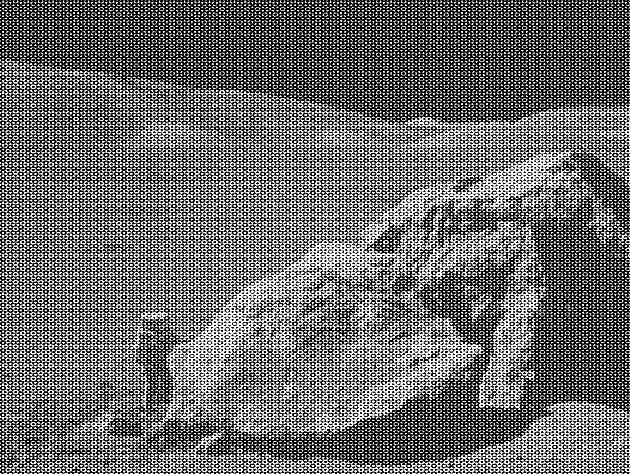
#> input picture moonlanding.png, 630 x 474 px
$ jupyter execute --allow-errors '1.5.6~1.5.10.ipynb'   (older library calls are emulated)
#> lines starting #> are read from the running program, lines starting #| are printed output that depends on the picture
## 1.5.6

[cell 1]
import numpy as np

[cell 2]
samples = np.random.normal(size=100000)

[cell 3]
bins = np.linspace(-5, 5, 100)

[cell 4]
histogram = np.histogram(samples, bins=bins)[0]

[cell 5]
import matplotlib.pyplot as plt

[cell 6]
bins = 0.5*(bins[1:] + bins[:-1])

[cell 7]
plt.plot(bins, histogram)
#> figure, not shown here; curve peaks at x = -0.101, y = 4094

[cell 8]
from scipy import stats

[cell 9]
plt.plot(bins, stats.norm.pdf(bins))
#> figure, not shown here; curve peaks at x = 0, y = 0.399

[cell 10]
from scipy.special import gamma

[cell 11]
sumple = np.random.gamma(1, size = 1000)

[cell 12]
bins = np.linspace(-5, 5, 100)

[cell 13]
histogram = np.histogram(sumple, bins=bins)[0]

[cell 14]
bins = 0.5*(bins[1:] + bins[:-1])

[cell 15]
plt.plot(bins, histogram)
#> figure, not shown here; curve peaks at x = 0.101, y = 94

[cell 16]
plt.plot(bins, stats.gamma.pdf(bins, 1))
#> figure, not shown here; curve peaks at x = 0, y = 1

[cell 17]
stats.gamma.fit(histogram)

## 1.5.7

[cell 18]
from scipy.integrate import quad

[cell 19]
quad(np.sin, 0, np.pi/2)

[cell 20]
from scipy.integrate import odeint

[cell 21]
def calc_derivative(ypos, time):
    return -2 * ypos

[cell 22]
time_vec = np.linspace(0, 4, 40)

[cell 23]
plt.plot(time_vec, odeint(calc_derivative, y0=1, t=time_vec))
#> figure, not shown here; curve peaks at x = 0, y = 1

### 1.5.8 FFT

[cell 24]
time_vec = np.arange(0, 20, 0.001)

[cell 25]
signal = np.sin(2 * np.pi / 5 * time_vec) + 0.5 * np.random.randn(time_vec.size)

[cell 26]
plt.plot(time_vec, signal)
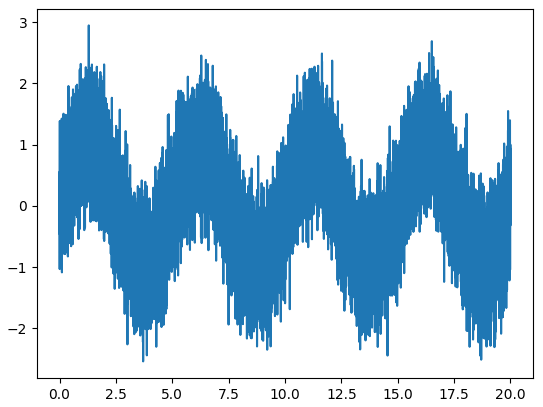
#> figure drawn by matplotlib, 1 panel; curve peaks at x = 1.3, y = 2.95

[cell 27]
from scipy import fftpack

[cell 28]
sigfft = fftpack.fft(signal)

[cell 29]
power = np.abs(sigfft)

[cell 30]
sample_freq = fftpack.fftfreq(signal.size, d=0.001)

[cell 31]
pos_mask = np.where(sample_freq > 0)

[cell 32]
freqs = sample_freq[pos_mask]

[cell 33]
peak_freq = freqs[power[pos_mask].argmax()]

[cell 34]
high_freq_fft = sigfft.copy()

[cell 35]
high_freq_fft[np.abs(sample_freq) > peak_freq] = 0

[cell 36]
filtered_sig = fftpack.ifft(high_freq_fft)

[cell 37]
plt.plot(time_vec, filtered_sig)
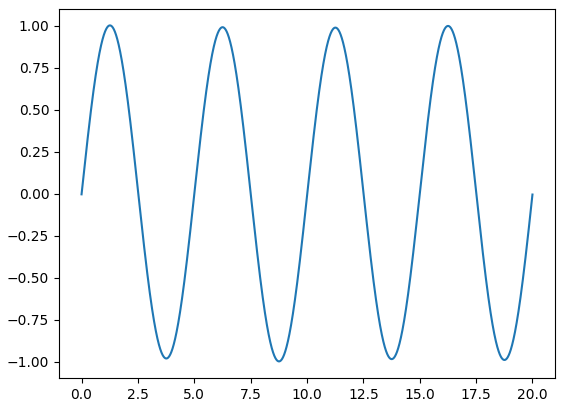
#> figure drawn by matplotlib, 1 panel; curve peaks at x = 1.26, y = 1

[cell 38]
def plotfft():
    plt.plot(time_vec, signal)
    plt.plot(time_vec, filtered_sig)
    plt.show()
#> figure, not shown here; curve peaks at x = 1.3, y = 2.95; curve peaks at x = 1.26, y = 1

[cell 39]
plotfft()

[cell 40]
image = plt.imread('moonlanding.png')
#> image is the input picture: shape (474, 630) float32; min 0, max 1, mean 0.424

[cell 41]
imfft=fftpack.fft2(image)

[cell 42]
from matplotlib.colors import LogNorm as LN

[cell 43]
plt.imshow(np.abs(imfft), norm = LN())
plt.colorbar()
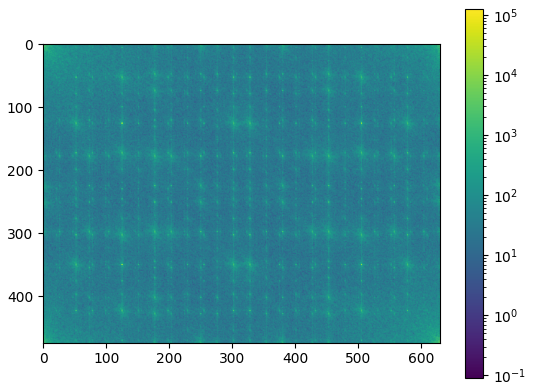
#> figure drawn by matplotlib, 2 panels

[cell 44]
p = 0.1

[cell 45]
h,w = imfft.shape
#> h = 474; w = 630

[cell 46]
imf = imfft.copy()

[cell 47]
imf[int(h*p):int(h*(1-p))] = 0

[cell 48]
imf[:,int(w*p):int(w*(1-p))] = 0

[cell 49]
im_new = fftpack.ifft2(imf).real
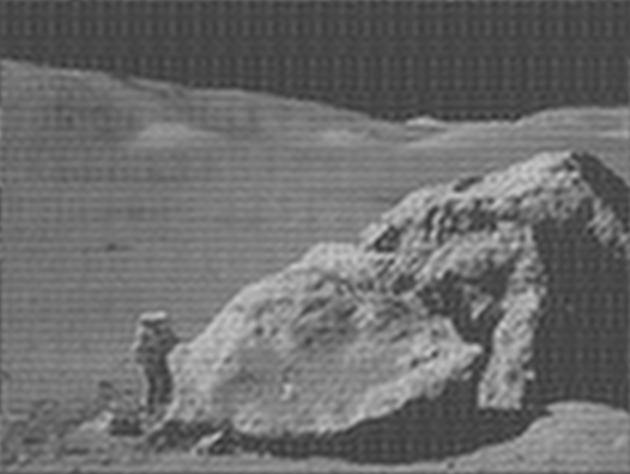
#> im_new: shape (474, 630) float32; min 0.184, max 0.791, mean 0.424

[cell 50]
plt.imshow(im_new, plt.cm.gray)

[cell 51]
import imageio

[cell 52]
imageio.imwrite('im_new.png',im_new)

## 1.5.9 signal processing

[cell 53]
from scipy import signal

[cell 54]
t = np.linspace(0, 5, 100)

[cell 55]
x = np.sin(t)

[cell 56]
x_resampled = signal.resample(x, 25)

[cell 57]
plt.plot(t, x)
plt.plot(t[::4], x_resampled, 'o')
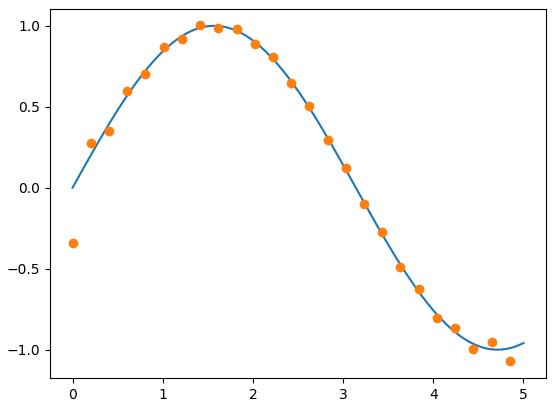
#> figure drawn by matplotlib, 1 panel; curve peaks at x = 1.57, y = 1; curve peaks at x = 1.41, y = 1

detrending : remove linear trend from signal

[cell 58]
t = np.linspace(0, 5, 100)
x = t + np.random.normal(size=100)
x_detrended = signal.detrend(x)
plt.plot(t, x)
plt.plot(t, x_detrended)
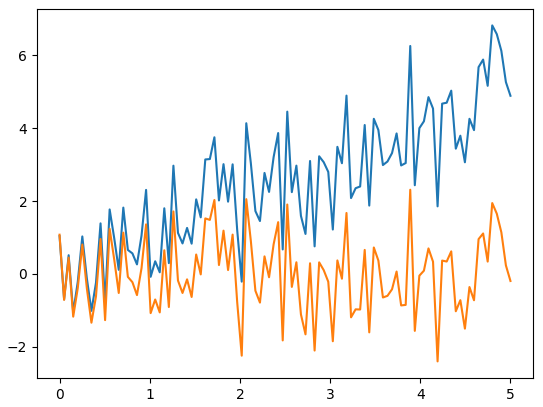
#> figure drawn by matplotlib, 1 panel; curve peaks at x = 4.8, y = 6.83; curve peaks at x = 3.89, y = 2.31

[cell 59]
time_step = .01
time_vec = np.arange(0, 70, time_step)
sig = np.sin(0.5 * np.pi * time_vec * (1 + .1 * time_vec))
freqs, times, spectrogram = signal.spectrogram(sig)
freqs, psd = signal.welch(sig)

plt.figure(figsize=(16, 4))

plt.subplot(1, 3, 1)
plt.plot(time_vec, sig)

plt.subplot(1, 3, 2)
plt.imshow(spectrogram, aspect='auto', cmap='hot_r', origin='lower')

plt.subplot(1, 3, 3)
plt.semilogx(freqs, psd)
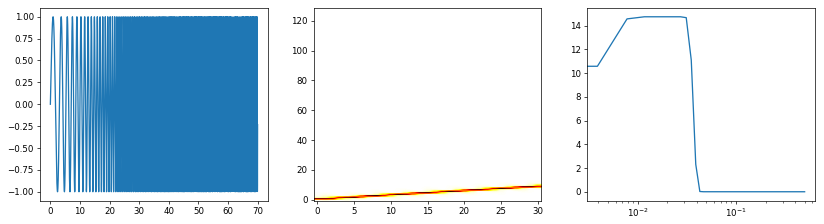
#> figure drawn by matplotlib, 3 panels; panel 1: curve peaks at x = 7.45, y = 1; panel 3: curve peaks at x = 0.0156, y = 14.74

## 1.5.10 image

[cell 60]
from scipy import misc

#> (a cell that did not finish here is left out)

[cell 62]
from scipy import ndimage

#> (a cell that did not finish here is left out)

#> (a cell that did not finish here is left out)

#> (a cell that did not finish here is left out)

#> (a cell that did not finish here is left out)

#> (a cell that did not finish here is left out)

[cell 68]
np.random.seed(0)
a = np.zeros((50, 50))
a[10:-10, 10:-10] = 1
a += 0.25 * np.random.standard_normal(a.shape)
mask = a>=0.5

opened_mask = ndimage.binary_opening(mask)
opened_closed_mask = ndimage.binary_closing(opened_mask)

plt.figure(figsize=(20, 10))

plt.subplot(241)
plt.imshow(mask, cmap=plt.cm.gray)
plt.axis('off')
plt.title('mask')

plt.subplot(242)
plt.imshow(ndimage.binary_erosion(mask), cmap=plt.cm.gray)
plt.axis('off')
plt.title('erosion_mask')

plt.subplot(243)
plt.imshow(ndimage.binary_dilation(mask), cmap=plt.cm.gray)
plt.axis('off')
plt.title('dilation_mask')

plt.subplot(244)
plt.imshow(ndimage.binary_opening(mask), cmap=plt.cm.gray)
plt.title('opened_mask')
plt.axis('off')

plt.subplot(245)
plt.imshow(ndimage.binary_closing(mask), cmap=plt.cm.gray)
plt.title('closed_mask')
plt.axis('off')

plt.subplot(246)
plt.imshow(ndimage.binary_closing(ndimage.binary_opening(mask)), cmap=plt.cm.gray)
plt.title('opened_closed_mask')
plt.axis('off')

plt.subplot(247)
plt.imshow(ndimage.binary_opening(ndimage.binary_closing(mask)), cmap=plt.cm.gray)
plt.title('closed_opened_mask')
plt.axis('off')

plt.subplot(248)
plt.imshow(ndimage.binary_dilation(ndimage.binary_erosion(mask)), cmap=plt.cm.gray)
plt.title('dilation_erosion_mask \n = opened_mask')
plt.axis('off')
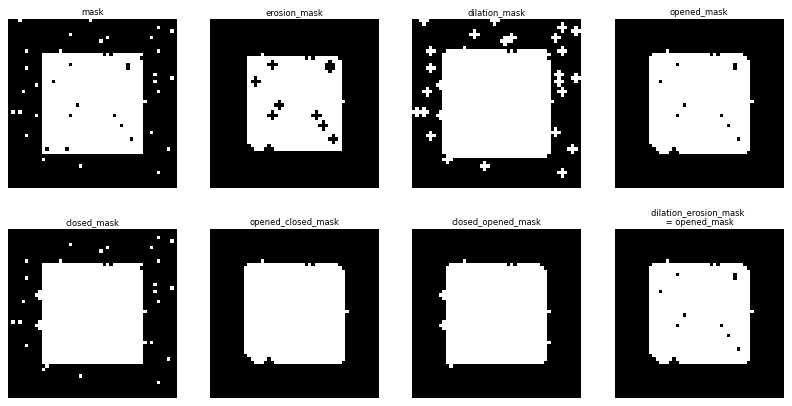
#> figure drawn by matplotlib, 8 panels

[cell 69]
x, y = np.indices((100, 100))
sig = np.sin(2*np.pi*x/50.) * np.sin(2*np.pi*y/50.) * (1+x*y/50.**2)**2
mask = sig > 1

labels, nb = ndimage.label(mask)

sl = ndimage.find_objects(labels==4)

plt.figure(figsize=(14, 3.5))

plt.subplot(141)
plt.imshow(sig, cmap=plt.cm.gray)
plt.axis('off')
plt.title('sig')

plt.subplot(142)
plt.imshow(mask, cmap=plt.cm.gray)
plt.axis('off')
plt.title('mask')
plt.subplots_adjust(wspace=.05, left=.01, bottom=.01, right=.99, top=.9)

plt.subplot(143)
plt.imshow(labels, cmap=plt.cm.rainbow)
plt.title('label')
plt.axis('off')

plt.subplot(144)
plt.imshow(sig[sl[0]], cmap=plt.cm.rainbow)
plt.title('Cropped connected component')
plt.axis('off')
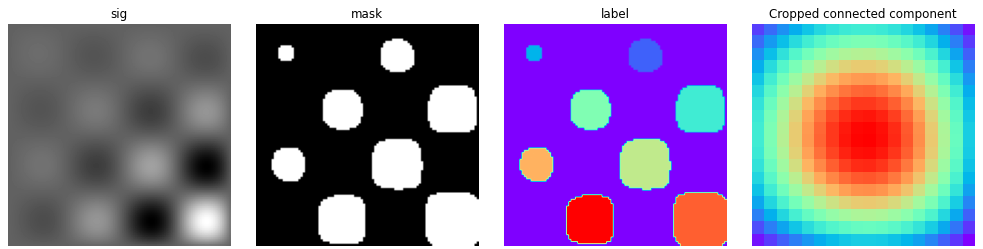
#> figure drawn by matplotlib, 4 panels

[cell 70]
plt.figure(figsize=(14, 7))

plt.subplot(241)
plt.imshow(sig[ndimage.find_objects(labels==1)[0]], cmap=plt.cm.rainbow)
plt.title('Cropped connected component')
plt.axis('off')

plt.subplot(242)
plt.imshow(sig[ndimage.find_objects(labels==2)[0]], cmap=plt.cm.rainbow)
plt.title('Cropped connected component')
plt.axis('off')

plt.subplot(243)
plt.imshow(sig[ndimage.find_objects(labels==3)[0]], cmap=plt.cm.rainbow)
plt.title('Cropped connected component')
plt.axis('off')

plt.subplot(244)
plt.imshow(sig[ndimage.find_objects(labels==4)[0]], cmap=plt.cm.rainbow)
plt.title('Cropped connected component')
plt.axis('off')

plt.subplot(245)
plt.imshow(sig[ndimage.find_objects(labels==5)[0]], cmap=plt.cm.rainbow)
plt.title('Cropped connected component')
plt.axis('off')

plt.subplot(246)
plt.imshow(sig[ndimage.find_objects(labels==6)[0]], cmap=plt.cm.rainbow)
plt.title('Cropped connected component')
plt.axis('off')

plt.subplot(247)
plt.imshow(sig[ndimage.find_objects(labels==7)[0]], cmap=plt.cm.rainbow)
plt.title('Cropped connected component')
plt.axis('off')

plt.subplot(248)
plt.imshow(sig[ndimage.find_objects(labels==8)[0]], cmap=plt.cm.rainbow)
plt.title('Cropped connected component')
plt.axis('off')
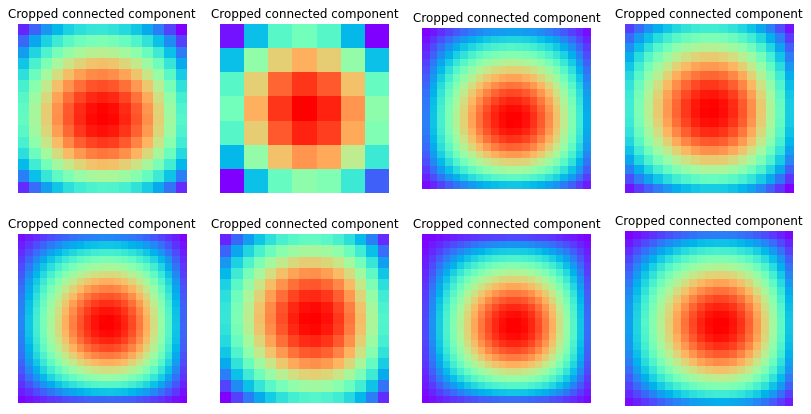
#> figure drawn by matplotlib, 8 panels
